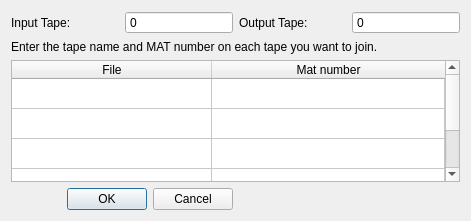
<?xml version="1.0" encoding="UTF-8"?>
<ui version="4.0">
 <class>NJOYModerInputDlg</class>
 <widget class="QWidget" name="NJOYModerInputDlg">
  <property name="geometry">
   <rect>
    <x>0</x>
    <y>0</y>
    <width>471</width>
    <height>221</height>
   </rect>
  </property>
  <property name="windowTitle">
   <string>Moder Module Input</string>
  </property>
  <layout class="QGridLayout" name="gridLayout">
   <item row="0" column="0">
    <widget class="QLabel" name="label">
     <property name="text">
      <string>Input Tape:</string>
     </property>
    </widget>
   </item>
   <item row="1" column="0" colspan="4">
    <widget class="QLabel" name="labelTextTapeAndMat">
     <property name="text">
      <string>Enter the tape name and MAT number on each tape you want to join.</string>
     </property>
    </widget>
   </item>
   <item row="0" column="3">
    <widget class="QSpinBox" name="spinBoxOutput">
     <property name="buttonSymbols">
      <enum>QAbstractSpinBox::NoButtons</enum>
     </property>
     <property name="minimum">
      <number>-99</number>
     </property>
    </widget>
   </item>
   <item row="0" column="2">
    <widget class="QLabel" name="label_5">
     <property name="text">
      <string>Output Tape:</string>
     </property>
    </widget>
   </item>
   <item row="0" column="1">
    <widget class="QSpinBox" name="spinBoxInput">
     <property name="buttonSymbols">
      <enum>QAbstractSpinBox::NoButtons</enum>
     </property>
    </widget>
   </item>
   <item row="3" column="0" colspan="2">
    <widget class="QDialogButtonBox" name="buttonBox">
     <property name="orientation">
      <enum>Qt::Horizontal</enum>
     </property>
     <property name="standardButtons">
      <set>QDialogButtonBox::Cancel|QDialogButtonBox::Ok</set>
     </property>
    </widget>
   </item>
   <item row="2" column="0" colspan="4">
    <widget class="QTableWidget" name="tableWidget">
     <attribute name="horizontalHeaderVisible">
      <bool>true</bool>
     </attribute>
     <attribute name="horizontalHeaderCascadingSectionResizes">
      <bool>false</bool>
     </attribute>
     <attribute name="horizontalHeaderMinimumSectionSize">
      <number>40</number>
     </attribute>
     <attribute name="horizontalHeaderDefaultSectionSize">
      <number>200</number>
     </attribute>
     <attribute name="horizontalHeaderHighlightSections">
      <bool>false</bool>
     </attribute>
     <attribute name="horizontalHeaderStretchLastSection">
      <bool>true</bool>
     </attribute>
     <attribute name="verticalHeaderVisible">
      <bool>false</bool>
     </attribute>
     <attribute name="verticalHeaderHighlightSections">
      <bool>false</bool>
     </attribute>
     <attribute name="verticalHeaderStretchLastSection">
      <bool>true</bool>
     </attribute>
     <row>
      <property name="text">
       <string>New Row</string>
      </property>
     </row>
     <row>
      <property name="text">
       <string>New Row</string>
      </property>
     </row>
     <row>
      <property name="text">
       <string>New Row</string>
      </property>
     </row>
     <row>
      <property name="text">
       <string>New Row</string>
      </property>
     </row>
     <row>
      <property name="text">
       <string>New Row</string>
      </property>
     </row>
     <column>
      <property name="text">
       <string>File</string>
      </property>
     </column>
     <column>
      <property name="text">
       <string>Mat number</string>
      </property>
     </column>
    </widget>
   </item>
  </layout>
 </widget>
 <resources/>
 <connections/>
</ui>
